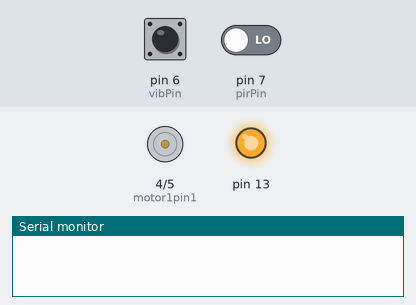
A sketch run on a simulated Arduino Uno, built with avr-gcc and run on an emulated ATmega328P. Shown: motor-driver pin pairs drawn as motors (green arrow = first pin HIGH = forward, orange = second pin HIGH = backward, longer = more drive, scaled by the enable pin), output pins drawn as LEDs (lit = HIGH), the last lines printed to the serial monitor. The inputs (shaded band) are chosen by the test bench; at power-on: pin 6 (vibPin) LOW, pin 7 (pirPin) LOW. Random numbers use the default seed unless the sketch sets one; the audio player accepts every command and is not drawn.

Above: at 7.9 s.
8.0 s: pin 6 (vibPin) pulsed HIGH 2 times (0.12 s each, 0.3 s apart)
At 11.0 s:
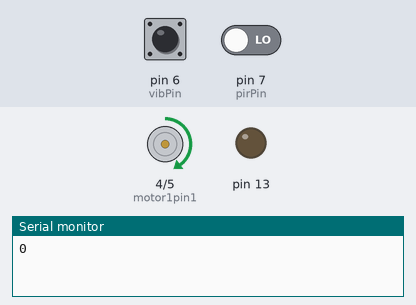
At 12.95 s:
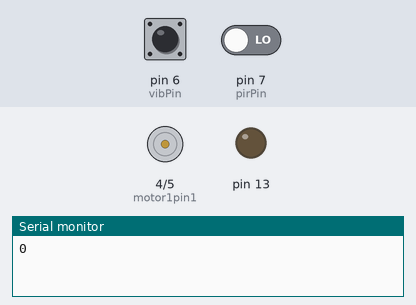
Timing chart, 0 to 15.2 s (numbered marks = the images above; inputs shaded):
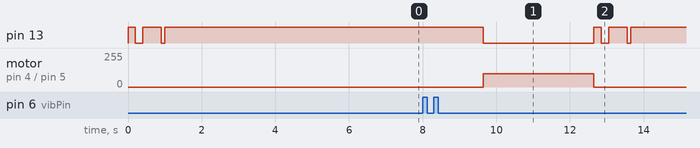

The sketch:

discountClaptrap.ino
```cpp
#include "Arduino.h"
#include "SoftwareSerial.h"
#include "DFRobotDFPlayerMini.h"

int vibPin = 6;
int pirPin = 7;
int pirStat = 0;
int motor1pin1 = 4;
int motor1pin2 = 5;
int enA = 3;

SoftwareSerial mySoftwareSerial(10, 11); // RX, TX
DFRobotDFPlayerMini myDFPlayer;
int randomTrack;

void setup() {
  pinMode(13, OUTPUT);

  //turn on led
  digitalWrite(13, HIGH);
  delay(200);
  digitalWrite(13, LOW);
  delay(200);
  digitalWrite(13, HIGH);
  delay(500);
  digitalWrite(13, LOW);
  delay(100);
  digitalWrite(13, HIGH);

  pinMode(pirPin, INPUT);
  pinMode(vibPin, INPUT);

  mySoftwareSerial.begin(9600);
  Serial.begin(9600);

  Serial.println();
  // Serial.println("Initializing DFPlayer ... (May take 3~5 seconds)");

  if (!myDFPlayer.begin(mySoftwareSerial)) {  //Use softwareSerial to communicate with mp3.
//    Serial.println("Unable to begin:");
//    Serial.println("1.Please recheck the connection!");
//    Serial.println("2.Please insert the SD card!");
    while(true);
  }
  //myDFPlayer.setTimeOut(500); //Set serial communictaion time out 500ms
  pinMode(motor1pin1, OUTPUT);
  pinMode(motor1pin2, OUTPUT);
  pinMode(enA, INPUT);

  digitalWrite(motor1pin1, HIGH);
  digitalWrite(motor1pin2, LOW);
  analogWrite(enA, 0);

  myDFPlayer.volume(25);
  playTrack(2);
  delay(2000);
}

void loop(){

  // vibration sensor will take priority in input take, since the PIR sensor is so sensitive
  long measurement = TP_init();
  if (measurement > 1000)
  {
    playTrack(8);
    digitalWrite(13, LOW);

    // claptrap go brr for 3 seconds
    analogWrite(enA, 100);
    delay(3000);
    analogWrite(enA, 0);

    digitalWrite(13, HIGH);
    delay(200);
    digitalWrite(13, LOW);
    delay(200);
    digitalWrite(13, HIGH);
    delay(500);
    digitalWrite(13, LOW);
    delay(100);
    digitalWrite(13, HIGH);
    delay(2000); // give it 2 seconds to calm down
  }
  delay(200);

  pirStat = digitalRead(pirPin);

  Serial.println(pirStat);
  if (pirStat == HIGH) // if motion detected
  {
    // Serial.println("Motion detected");
    // generate a random number from 1 to 10 that is not 2 or 8
    randomTrack = random(1, 11);
    while(randomTrack == 2 || randomTrack == 8)
    {
      randomTrack = random(1, 11);
    }

    playTrack(randomTrack);
    delay(2000); // give it two seconds to calm down
  }

  delay(200);
}

void playTrack(uint8_t track) {
  // make sure the tracks are stopped
   myDFPlayer.stop();
   delay(200);
   myDFPlayer.play(track);
   int file = myDFPlayer.readCurrentFileNumber();

  // sometimes is gets stuck on the wrong track, this is to prevent it
   while (file != track)
   {
     myDFPlayer.play(track);
     file = myDFPlayer.readCurrentFileNumber();
   }

   // add a delay for the length of each track
   // 1 - oh no i'm going to ie
   // 2 - ha ha i am alive
   // 3 - hey
   // 4 - good as new
   // 5 - dubstep
   // 6 - aah sorry
   // 7 - actually quite depressed (this one needs volume up)
   // 8 - ow
   // 9 - so lonely
   // 10 - far uglier than i remembered

   switch(track)
   {
      case 1:
        delay(2000);
        break;
      case 2:
        delay(3000);
        break;
      case 3:
        delay(1000);
        break;
      case 4:
        delay(3000);
        break;
      case 5:
        delay(11000);
        break;
      case 6:
        delay(11000);
        break;
      case 7:
        myDFPlayer.volume(30);
        delay(6000);
        myDFPlayer.volume(25);
        break;
      case 8:
        delay(1000);
        break;
      case 9:
        delay(1000);
        break;
      case 10:
        delay(4000);
        break;
   }
}

long TP_init(){
  // get value from the vibration sensor
  //wait for the pin to get HIGH and returns measurement
  long measurement = pulseIn(vibPin, HIGH);
  return measurement;
}
```

Measured:
- after the input at 8.0 s, pin 13: goes LOW 3.0 s, HIGH 0.20 s, LOW 0.20 s, HIGH 0.50 s, LOW 0.10 s, then HIGH, starting after 1.7 s; motor on pin 4 (motor1pin1) / pin 5 (motor1pin2): stopped → forward 100/255 after 1.7 s, → stopped 3.0 s later
